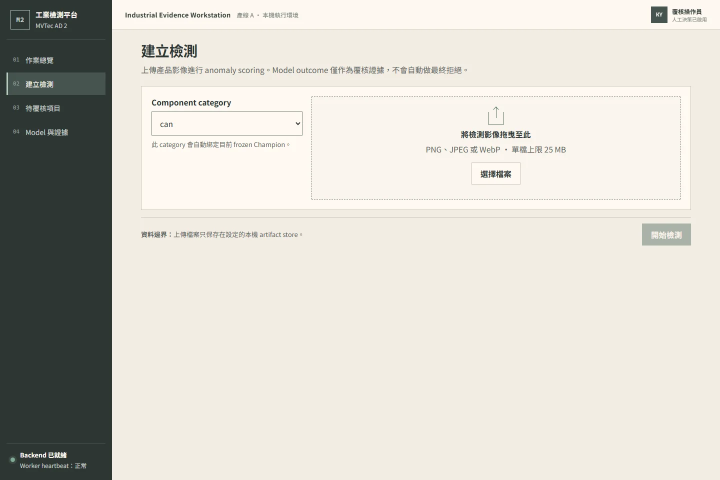
#> input picture docs/assets/screenshots/new-inspection.webp, 1440 x 960 px (shown at 1/2 size)
$ python render_docs_assets.py
#> lines starting #> are read from the running program, lines starting #| are printed output that depends on the picture
# ruff: noqa: E501
from __future__ import annotations

import argparse
import hashlib
import json
import os
import subprocess
from pathlib import Path
from tempfile import TemporaryDirectory

from PIL import Image

ROOT = Path(__file__).resolve().parents[1]
DEMO_ASSET_NAME = "demo-workflow.gif"
DEMO_FRAME_NAMES = (
    "new-inspection",
    "dashboard",
    "job-evidence",
    "review",
    "model-evidence",
)
DEMO_FRAME_SIZE = (960, 640)
DEMO_FRAME_DURATION_MS = 900
DEMO_BACKGROUND = (7, 18, 24)
ASSET_NAMES = (
    "architecture.svg",
    "workflow.svg",
    DEMO_ASSET_NAME,
    "screenshots/dashboard.webp",
    "screenshots/new-inspection.webp",
    "screenshots/job-evidence.webp",
    "screenshots/review.webp",
    "screenshots/model-evidence.webp",
)


def _architecture_svg() -> str:
    return """<svg xmlns="http://www.w3.org/2000/svg" width="1200" height="520" viewBox="0 0 1200 520" role="img" aria-labelledby="title desc"><title id="title">Inspection platform architecture</title><desc id="desc">A React workstation calls a FastAPI service backed by SQLite and an artifact store. A leased worker verifies a model registry and produces evidence.</desc><rect width="1200" height="520" fill="#071218"/><g font-family="Arial,sans-serif" fill="#dce8ec"><text x="60" y="70" font-size="30" font-weight="700">MVTec AD 2 inspection architecture</text><text x="60" y="104" font-size="16" fill="#87a2ad">Local-first · evidence-led · fail-closed</text></g><g stroke="#35d3e1" stroke-width="3" fill="#13242c"><rect x="60" y="170" width="210" height="150" rx="16"/><rect x="365" y="170" width="210" height="150" rx="16"/><rect x="670" y="170" width="210" height="150" rx="16"/><rect x="975" y="170" width="165" height="150" rx="16"/></g><g font-family="Arial,sans-serif" text-anchor="middle" fill="#e9f5f7"><text x="165" y="222" font-size="22" font-weight="700">React workstation</text><text x="165" y="258" font-size="15">submit · inspect · review</text><text x="470" y="222" font-size="22" font-weight="700">FastAPI</text><text x="470" y="258" font-size="15">validate · persist · report</text><text x="775" y="222" font-size="22" font-weight="700">Leased worker</text><text x="775" y="258" font-size="15">verify · infer · resume</text><text x="1057" y="222" font-size="22" font-weight="700">Registry</text><text x="1057" y="258" font-size="15">hash-locked bundles</text></g><g stroke="#f0ad2f" stroke-width="4" fill="none" marker-end="url(#arrow)"><path d="M270 245h80"/><path d="M575 245h80"/><path d="M880 245h80"/></g><defs><marker id="arrow" markerWidth="10" markerHeight="10" refX="8" refY="3" orient="auto"><path d="M0 0L9 3L0 6Z" fill="#f0ad2f"/></marker></defs><g fill="#13242c" stroke="#49636e" stroke-width="2"><rect x="365" y="380" width="210" height="80" rx="14"/><rect x="670" y="380" width="210" height="80" rx="14"/></g><g font-family="Arial,sans-serif" text-anchor="middle" fill="#dce8ec"><text x="470" y="414" font-size="18" font-weight="700">SQLite WAL</text><text x="470" y="440" font-size="14">jobs · reviews · audit</text><text x="775" y="414" font-size="18" font-weight="700">Artifact store</text><text x="775" y="440" font-size="14">content-addressed · external</text></g><path d="M470 320v60M775 320v60" stroke="#49636e" stroke-width="3"/></svg>"""


def _workflow_svg() -> str:
    return """<svg xmlns="http://www.w3.org/2000/svg" width="1200" height="360" viewBox="0 0 1200 360" role="img" aria-labelledby="title desc"><title id="title">Inspection evidence workflow</title><desc id="desc">A batch moves through validation, verified inference, pass or review routing, human disposition, and hashed reports.</desc><rect width="1200" height="360" fill="#071218"/><text x="60" y="64" font-family="Arial,sans-serif" font-size="30" font-weight="700" fill="#e9f5f7">Batch-to-review evidence workflow</text><g font-family="Arial,sans-serif" text-anchor="middle"><g fill="#13242c" stroke="#35d3e1" stroke-width="3"><rect x="45" y="135" width="175" height="100" rx="15"/><rect x="280" y="135" width="175" height="100" rx="15"/><rect x="515" y="135" width="175" height="100" rx="15"/><rect x="750" y="135" width="175" height="100" rx="15"/><rect x="985" y="135" width="175" height="100" rx="15"/></g><g fill="#e9f5f7" font-size="18" font-weight="700"><text x="132" y="181">Upload batch</text><text x="367" y="181">Decode + hash</text><text x="602" y="181">Verified inference</text><text x="837" y="181">PASS / REVIEW</text><text x="1072" y="181">Human + report</text></g><g fill="#87a2ad" font-size="13"><text x="132" y="207">local storage</text><text x="367" y="207">partial success</text><text x="602" y="207">leased worker</text><text x="837" y="207">model evidence</text><text x="1072" y="207">audited revision</text></g></g><g stroke="#f0ad2f" stroke-width="4"><path d="M220 185h60M455 185h60M690 185h60M925 185h60"/></g><text x="600" y="300" text-anchor="middle" font-family="Arial,sans-serif" font-size="17" fill="#f0ad2f">No automatic final rejection · no defect-type claim</text></svg>"""


def _write_svg_assets(target: Path) -> None:
    target.mkdir(parents=True, exist_ok=True)
    (target / "architecture.svg").write_text(
        _architecture_svg() + "\n", encoding="utf-8", newline="\n"
    )
    (target / "workflow.svg").write_text(_workflow_svg() + "\n", encoding="utf-8", newline="\n")


def _write_demo_animation(target: Path, *, screenshot_root: Path | None = None) -> None:
    screenshot_root = screenshot_root or target / "screenshots"
    frames: list[Image.Image] = []
    for name in DEMO_FRAME_NAMES:
        with Image.open(screenshot_root / f"{name}.webp") as source:
#> source is the input picture: PIL image 1440x960 RGB; mean R, G, B 212.6, 209.8, 201.6
            content = source.convert("RGB")
        content.thumbnail(DEMO_FRAME_SIZE, Image.Resampling.LANCZOS)
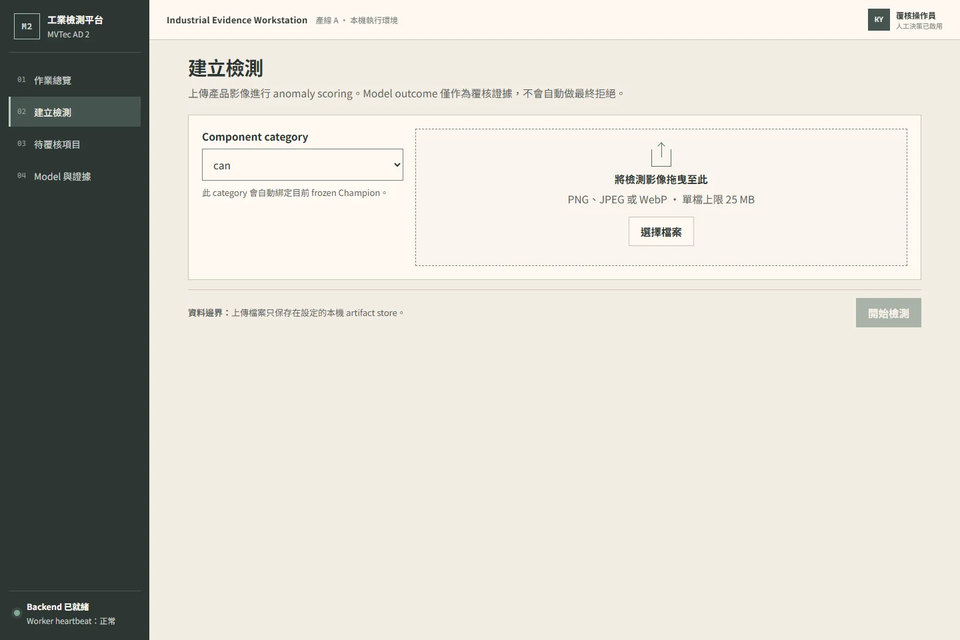
#> content: PIL image 960x640 RGB; mean R, G, B 212.5, 209.8, 201.6
        frame = Image.new("RGB", DEMO_FRAME_SIZE, DEMO_BACKGROUND)
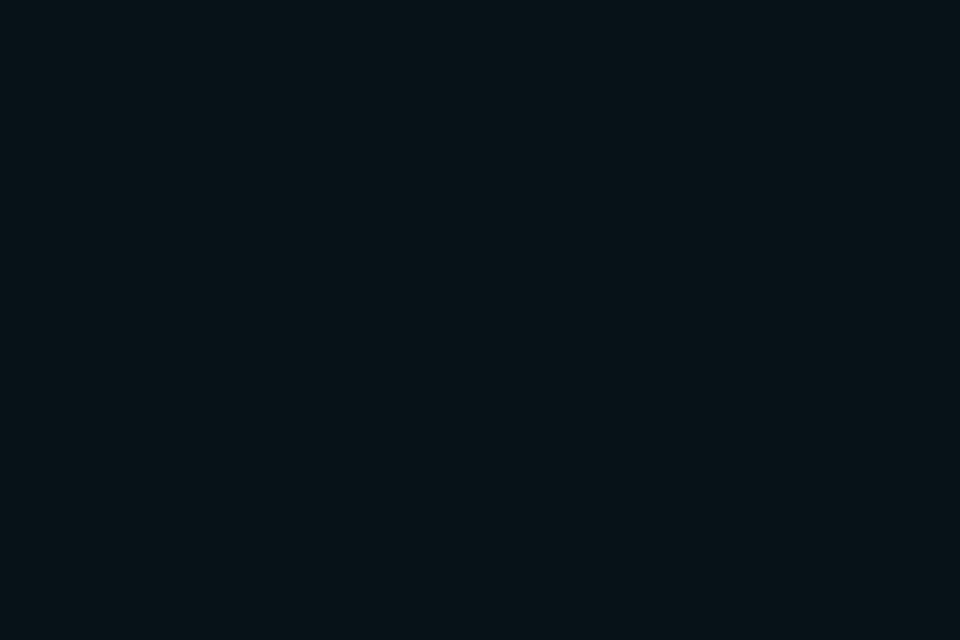
#> frame: PIL image 960x640 RGB; mean R, G, B 7, 18, 24
        offset = (
            (DEMO_FRAME_SIZE[0] - content.width) // 2,
            (DEMO_FRAME_SIZE[1] - content.height) // 2,
        )
#> offset = (0, 0)
        frame.paste(content, offset)
        frame = frame.convert("P", palette=Image.Palette.ADAPTIVE, colors=128)
#> frame: PIL image 960x640 P
        # Static WebP inputs carry a loop hint that must not leak into the one-shot GIF.
        frame.info.clear()
        frames.append(frame)
#> pass 2 of the loop in _write_demo_animation, `for name in DEMO_FRAME_NAMES:`:
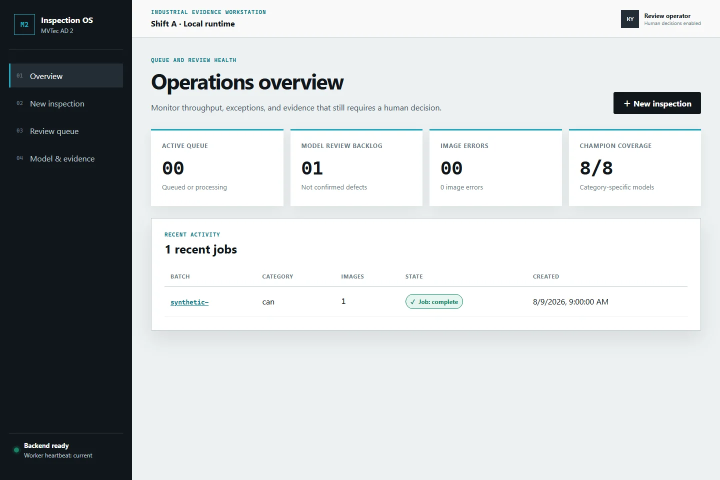
#> input picture docs/assets/screenshots/dashboard.webp, 1440 x 960 px (shown at 1/2 size)
#> in _write_demo_animation, source is the input picture: PIL image 1440x960 RGB; mean R, G, B 197.6, 201.4, 202.8
#> in _write_demo_animation, `content.thumbnail(DEMO_FRAME_SIZE, Image.Resampling.LANCZOS)`:
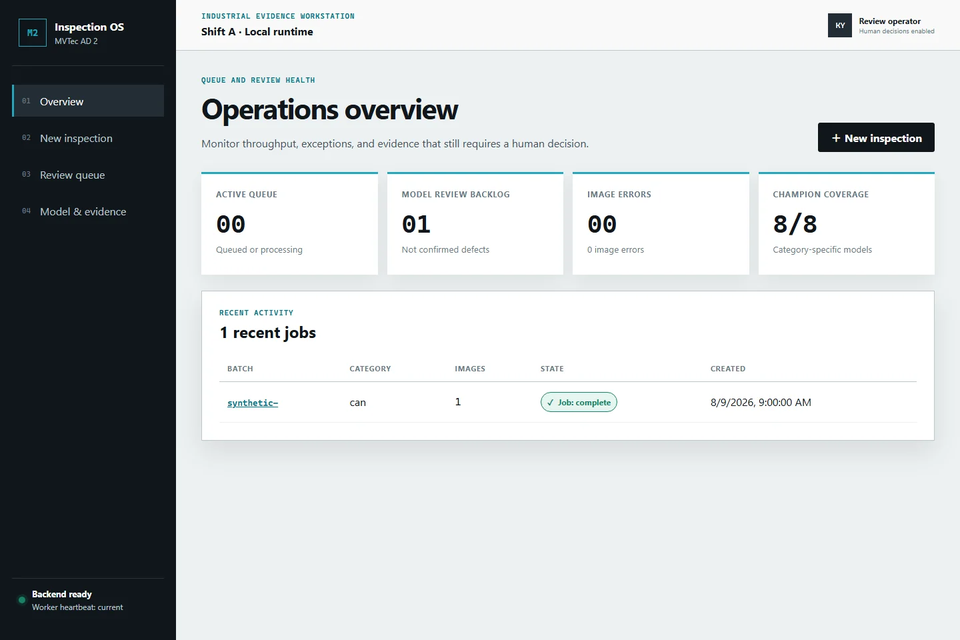
#> content: PIL image 960x640 RGB; mean R, G, B 197.5, 201.3, 202.7
#> pass 3 of the loop in _write_demo_animation, `for name in DEMO_FRAME_NAMES:`:
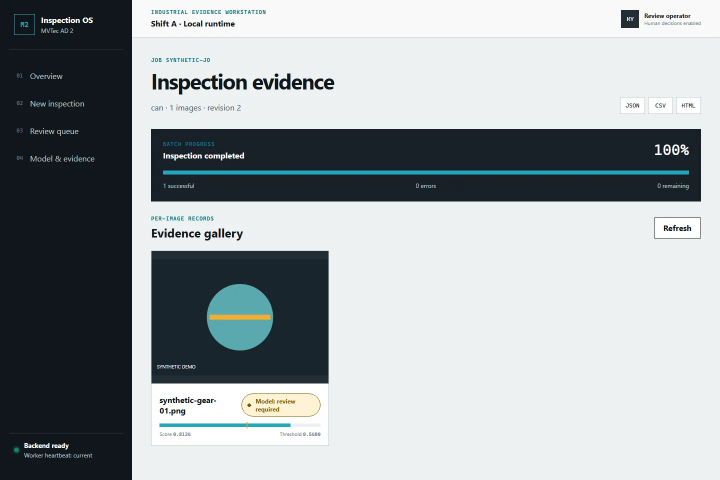
#> input picture docs/assets/screenshots/job-evidence.webp, 1440 x 960 px (shown at 1/2 size)
#> in _write_demo_animation, source is the input picture: PIL image 1440x960 RGB; mean R, G, B 158.1, 164.8, 167.4
#> in _write_demo_animation, `content.thumbnail(DEMO_FRAME_SIZE, Image.Resampling.LANCZOS)`:
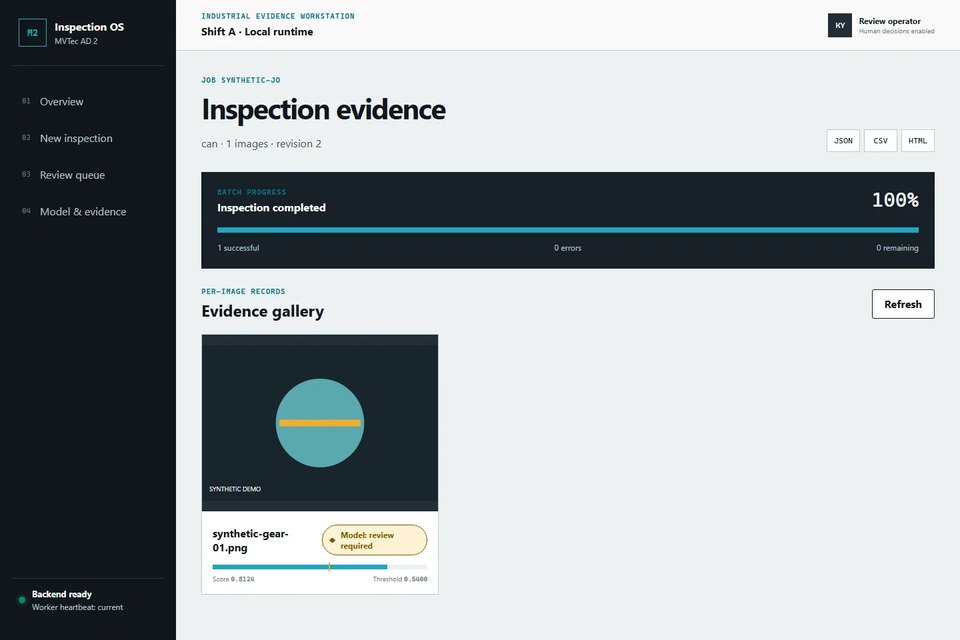
#> content: PIL image 960x640 RGB; mean R, G, B 158, 164.7, 167.3
#> the loop made 5 passes; the first 3 are shown

    output = target / DEMO_ASSET_NAME
    temporary = target / f".{DEMO_ASSET_NAME}.tmp"
    try:
        frames[0].save(
            temporary,
            format="GIF",
            save_all=True,
            append_images=frames[1:],
            duration=DEMO_FRAME_DURATION_MS,
            disposal=2,
            optimize=True,
        )
        temporary.replace(output)
    finally:
        temporary.unlink(missing_ok=True)


def _demo_animation_stale(destination: Path) -> bool:
    try:
        with TemporaryDirectory(prefix="mvtec-demo-check-") as temporary:
            candidate = Path(temporary)
            _write_demo_animation(candidate, screenshot_root=destination / "screenshots")
            return (candidate / DEMO_ASSET_NAME).read_bytes() != (
                destination / DEMO_ASSET_NAME
            ).read_bytes()
    except OSError:
        return True


def _write_generated(target: Path) -> None:
    _write_svg_assets(target)
    with TemporaryDirectory(prefix="mvtec-doc-capture-") as temporary:
        capture = Path(temporary)
        environment = dict(os.environ)
        environment["DOCS_SCREENSHOT_DIR"] = str(capture)
        subprocess.run(
            [
                "npx.cmd" if os.name == "nt" else "npx",
                "playwright",
                "test",
                "e2e/docs-assets.spec.ts",
                "--config=playwright.config.ts",
            ],
            cwd=ROOT / "apps/web",
            env=environment,
            check=True,
        )
        screenshot_root = target / "screenshots"
        screenshot_root.mkdir(parents=True, exist_ok=True)
        for source in sorted(capture.glob("*.png")):
            with Image.open(source) as image:
                image.save(
                    screenshot_root / f"{source.stem}.webp",
                    format="WEBP",
                    quality=86,
                    method=6,
                )
    _write_demo_animation(target)
    manifest = {
        "assets": {
            name: hashlib.sha256((target / name).read_bytes()).hexdigest() for name in ASSET_NAMES
        },
        "fixture_scope": "synthetic-ci-only",
        "generator": "scripts/render_docs_assets.py",
        "schema_version": "1.0.0",
    }
    (target / "manifest.json").write_text(
        json.dumps(manifest, indent=2, sort_keys=True) + "\n", encoding="utf-8"
    )


def _manifest_stale(destination: Path) -> tuple[str, ...]:
    manifest_path = destination / "manifest.json"
    try:
        manifest = json.loads(manifest_path.read_text(encoding="utf-8"))
        hashes = manifest["assets"]
        if (
            manifest["schema_version"] != "1.0.0"
            or manifest["fixture_scope"] != "synthetic-ci-only"
            or manifest["generator"] != "scripts/render_docs_assets.py"
            or set(hashes) != set(ASSET_NAMES)
        ):
            return ("manifest.json",)
    except (AttributeError, KeyError, OSError, TypeError, json.JSONDecodeError):
        return ("manifest.json",)
    return tuple(
        name
        for name in ASSET_NAMES
        if not (destination / name).is_file()
        or hashlib.sha256((destination / name).read_bytes()).hexdigest() != hashes[name]
    )


def main() -> int:
    parser = argparse.ArgumentParser()
    mode = parser.add_mutually_exclusive_group()
    mode.add_argument("--check", action="store_true")
    mode.add_argument("--check-manifest", action="store_true")
    args = parser.parse_args()
    destination = ROOT / "docs/assets"
    if args.check_manifest:
        stale_manifest = _manifest_stale(destination)
        if stale_manifest:
            print("stale documentation asset manifest: " + ", ".join(stale_manifest))
            return 1
        if _demo_animation_stale(destination):
            print("stale documentation demo animation")
            return 1
        print("documentation asset manifest is current")
        return 0
    if not args.check:
        _write_generated(destination)
        print("rendered deterministic synthetic documentation assets")
        return 0
    with TemporaryDirectory(prefix="mvtec-doc-check-") as temporary:
        candidate = Path(temporary)
        _write_generated(candidate)
        stale_assets = [
            name
            for name in (*ASSET_NAMES, "manifest.json")
            if not (destination / name).is_file()
            or (destination / name).read_bytes() != (candidate / name).read_bytes()
        ]
    if stale_assets:
        print("stale documentation assets: " + ", ".join(stale_assets))
        return 1
    print("documentation assets are current")
    return 0


if __name__ == "__main__":
    raise SystemExit(main())
#> (the program exits here)
